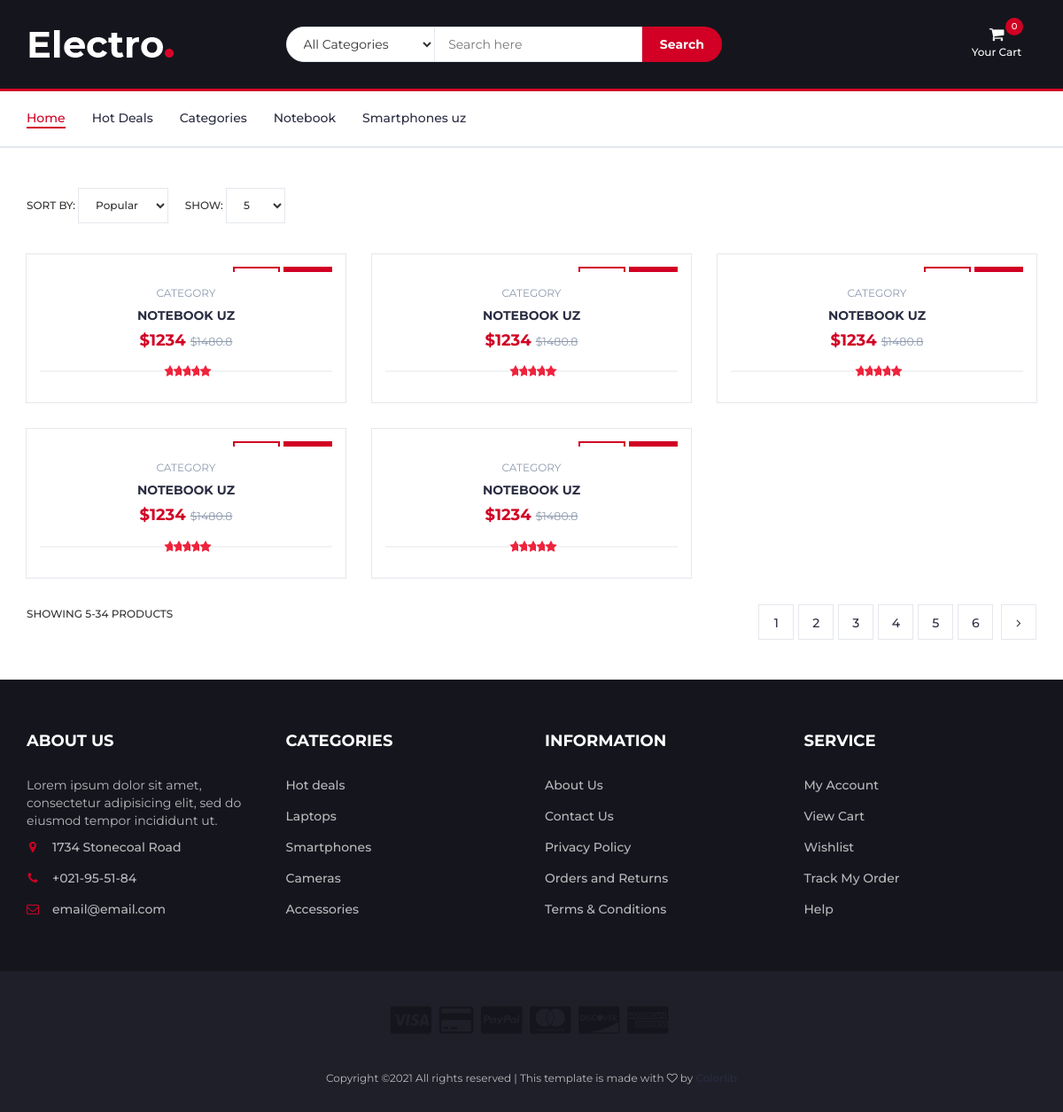
Screenshot of /electro.loc/store.php?c=1 with the database file from the repository.
### tables this page shows
CREATE TABLE `category` (
  `id` int(11) NOT NULL,
  `name_uz` varchar(500) DEFAULT NULL,
  `name_ru` varchar(500) DEFAULT NULL,
  `name_en` varchar(500) DEFAULT NULL,
  `created_date` int(11) DEFAULT NULL,
  `status` int(11) NOT NULL DEFAULT '0'
);

CREATE TABLE `product` (
  `id` int(11) NOT NULL,
  `name_uz` varchar(500) DEFAULT NULL,
  `name_ru` varchar(500) DEFAULT NULL,
  `name_en` varchar(500) DEFAULT NULL,
  `image` varchar(500) DEFAULT NULL,
  `category_id` int(11) DEFAULT NULL,
  `price` int(11) DEFAULT NULL,
  `mark` int(11) DEFAULT NULL,
  `created_date` int(11) DEFAULT NULL,
  `status` int(11) NOT NULL DEFAULT '0'
);

### electro.loc/store.php (the view, shortened to what this page needs)
<?php
include_once("db.php");
$c = 0;
if($_GET['c']){
	$c = $_GET['c'];
}
$p = 0;
$limit = 5;
$categories_sql = "SELECT * FROM `category` WHERE status='1' ";
$res_category = mysqli_query($connect, $categories_sql);
$category = [];
while ($row = mysqli_fetch_assoc($res_category)) {
	array_push($category, $row);
}
$arr_card = [];
$product_sum_sql = "SELECT COUNT(id) FROM `product` WHERE status='1' and category_id='$c'";
$res_product_sum = mysqli_fetch_assoc(mysqli_query($connect, $product_sum_sql));
$product_sql = "SELECT * FROM `product` WHERE status='1' and category_id='$c' LIMIT ".$p.",".$limit;
$res_product = mysqli_query($connect, $product_sql);
$product = [];
while ($row = mysqli_fetch_assoc($res_product)) {
		array_push($product, $row);
}
include_once("top.php");
include_once("header.php");
?>
		<div class="section">
			<div class="container">
				<div class="row">
					<div id="store" class="col-md-12">
						<div class="store-filter clearfix">
							<div class="store-sort">
								<label>
									Sort By:
									<select class="input-select">
										<option value="0">Popular</option>
									</select>
								</label>
								<label>
									Show:
									<select class="input-select">
										<option value="0"><?php echo $limit; ?></option>
									</select>
								</label>
							</div>
						</div>
						<div class="row">
							<?php
foreach ($product as $key) {
		echo '<div class="col-md-4 col-xs-6">
								<div class="product">
									<div class="product-img">
										<img src="'.$key['image'].'" alt="">
										<div class="product-label">
											<span class="sale">-30%</span>
											<span class="new">NEW</span>
										</div>
									</div>
									<div class="product-body">
										<p class="product-category">Category</p>
										<h3 class="product-name"><a href="#">'.$key['name_uz'].'</a></h3>
										<h4 class="product-price">$'.$key['price'].' <del class="product-old-price">$'.$key['price']*1.2.'</del></h4>
										<div class="product-rating">';
									for($i=0; $i<$key['mark']; $i++) {
										echo '<i class="fa fa-star"></i>';
									}
										echo '</div>
									</div>
									<div class="add-to-cart">
										<form action="" method="post">
<input name="product_id" value="'.$key['id'].'" type="hidden">
									<button class="add-to-cart-btn"><i class="fa fa-shopping-cart"></i> add to cart</button>
</form>
									</div>
								</div>
							</div>';
}
							?>
						</div>
						<div class="store-filter clearfix">
							<span class="store-qty">Showing <?php echo count($product)."-".$res_product_sum['COUNT(id)'];?> products</span>
							<ul class="store-pagination">
								<?php
								for($i=1; $i<$res_product_sum['COUNT(id)']/$limit; $i++){
if($p==$i){
echo '<li class="active">'.$i.'</li>';
}else{
echo '<li><a href="?c='.$c.'&page='.$i.'">'.$i.'</a></li>';
}
								}
								?>
								<li><a href="<?php  echo '?c='.$c.'&page='.floor($res_product_sum['COUNT(id)']/$limit);?>"><i class="fa fa-angle-right"></i></a></li>
							</ul>
						</div>
					</div>
				</div>
			</div>
		</div>
		<footer id="footer">
			<div class="section">
				<div class="container">
					<div class="row">
						<div class="col-md-3 col-xs-6">
							<div class="footer">
								<h3 class="footer-title">About Us</h3>
								<p>Lorem ipsum dolor sit amet, consectetur adipisicing elit, sed do eiusmod tempor incididunt ut.</p>
								<ul class="footer-links">
									<li><a href="#"><i class="fa fa-map-marker"></i>1734 Stonecoal Road</a></li>
									<li><a href="#"><i class="fa fa-phone"></i>+021-95-51-84</a></li>
									<li><a href="#"><i class="fa fa-envelope-o"></i>email@email.com</a></li>
								</ul>
							</div>
						</div>
						<div class="col-md-3 col-xs-6">
							<div class="footer">
								<h3 class="footer-title">Categories</h3>
								<ul class="footer-links">
									<li><a href="#">Hot deals</a></li>
									<li><a href="#">Laptops</a></li>
									<li><a href="#">Smartphones</a></li>
									<li><a href="#">Cameras</a></li>
									<li><a href="#">Accessories</a></li>
								</ul>
							</div>
						</div>
						<div class="col-md-3 col-xs-6">
							<div class="footer">
								<h3 class="footer-title">Information</h3>
								<ul class="footer-links">
									<li><a href="#">About Us</a></li>
									<li><a href="#">Contact Us</a></li>
									<li><a href="#">Privacy Policy</a></li>
									<li><a href="#">Orders and Returns</a></li>
									<li><a href="#">Terms & Conditions</a></li>
								</ul>
							</div>
						</div>
						<div class="col-md-3 col-xs-6">
							<div class="footer">
								<h3 class="footer-title">Service</h3>
								<ul class="footer-links">
									<li><a href="#">My Account</a></li>
									<li><a href="#">View Cart</a></li>
									<li><a href="#">Wishlist</a></li>
									<li><a href="#">Track My Order</a></li>
									<li><a href="#">Help</a></li>
								</ul>
							</div>
						</div>
					</div>
				</div>
			</div>
			<div id="bottom-footer" class="section">
				<div class="container">
					<div class="row">
						<div class="col-md-12 text-center">
							<ul class="footer-payments">
								<li><a href="#"><i class="fa fa-cc-visa"></i></a></li>
								<li><a href="#"><i class="fa fa-credit-card"></i></a></li>
								<li><a href="#"><i class="fa fa-cc-paypal"></i></a></li>
								<li><a href="#"><i class="fa fa-cc-mastercard"></i></a></li>
								<li><a href="#"><i class="fa fa-cc-discover"></i></a></li>
								<li><a href="#"><i class="fa fa-cc-amex"></i></a></li>
							</ul>
							<span class="copyright">
								Copyright &copy;<script>document.write(new Date().getFullYear());</script> All rights reserved | This template is made with <i class="fa fa-heart-o" aria-hidden="true"></i> by <a href="https://colorlib.com" target="_blank">Colorlib</a>
							</span>
						</div>
					</div>
				</div>
			</div>
		</footer>
	</body>
</html>

### electro.loc/header.php (shortened to what this page needs)
		<header>
			<div id="header">
				<div class="container">
					<div class="row">
						<div class="col-md-3">
							<div class="header-logo">
								<a href="#" class="logo">
									<img src="./img/logo.png" alt="">
								</a>
							</div>
						</div>
						<div class="col-md-6">
							<div class="header-search">
								<form action="search.php" method="get">
									<select name="cat" class="input-select">
										<option value="0">All Categories</option>
									</select>
									<input class="input" name="search" value="<?php echo $search;?>" placeholder="Search here">
									<button class="search-btn">Search</button>
								</form>
							</div>
						</div>
						<div class="col-md-3 clearfix">
							<div class="header-ctn">
								<div class="dropdown">
									<a class="dropdown-toggle" data-toggle="dropdown" aria-expanded="true">
										<i class="fa fa-shopping-cart"></i>
										<span>Your Cart</span>
										<div class="qty"><?php echo count($arr_card);?></div>
									</a>
								</div>
							</div>
						</div>
					</div>
				</div>
			</div>
		</header>
<nav id="navigation">
	<div class="container">
		<div id="responsive-nav">
			<ul class="main-nav nav navbar-nav">
				<li class="active"><a href="#">Home</a></li>
				<li><a href="#">Hot Deals</a></li>
				<li><a href="#">Categories</a></li>
				<?php
				foreach ($category as $key) {
					echo '<li><a href="store.php?c='.$key['id'].'">'.$key['name_uz'].'</a></li>';
				}
				?>
			</ul>
		</div>
	</div>
</nav>

### rows the page displays
category: name_uz "Notebook"
category: name_uz "Smartphones uz"
product: name_uz "NOTEBOOK UZ", price "1234", $key['price']*1.2 "1480.8", mark 5 (drawn)
product: name_uz "NOTEBOOK UZ", price "1234", $key['price']*1.2 "1480.8", mark 5 (drawn)
product: name_uz "NOTEBOOK UZ", price "1234", $key['price']*1.2 "1480.8", mark 5 (drawn)
product: name_uz "NOTEBOOK UZ", price "1234", $key['price']*1.2 "1480.8", mark 5 (drawn)
product: name_uz "NOTEBOOK UZ", price "1234", $key['price']*1.2 "1480.8", mark 5 (drawn)

### other values shown
count($arr_card) "0"
count($product) "5"
$res_product_sum['COUNT(id)'] "34"
form field value "5"
